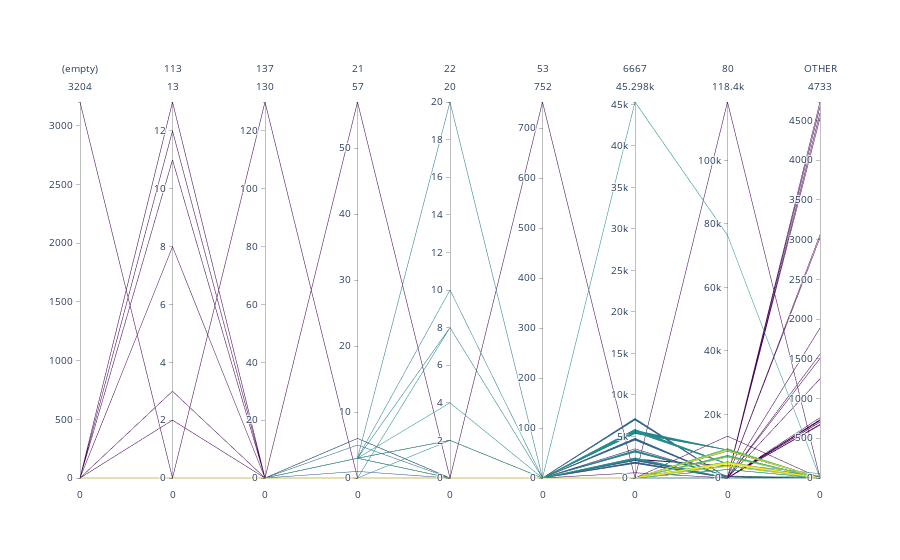

This figure's notebook cell:
### Code cell
fig = go.Figure(data=go.Parcoords(
        line = dict(color = ports_cxns_per_ip_pivot["dummy"]),
        dimensions = list(dims)
    )
)
# fig.update_layout(height=350, width=800)
fig.show()

### Figure 1 — Plotly figure (JSON) as saved in the notebook; plotly's stock layout.template omitted (floating-point values rounded to 4 significant figures; data arrays with more than 128 entries replaced by an {"elided": "..."} marker saying what was removed)
{"data": [{"dimensions": [{"label": "(empty)", "range": [0, 3204], "values": {"elided": "3346 int values"}}, {"label": "113", "range": [0, 13], "values": {"elided": "3346 int values"}}, {"label": "137", "range": [0, 130], "values": {"elided": "3346 int values"}}, {"label": "21", "range": [0, 57], "values": {"elided": "3346 int values"}}, {"label": "22", "range": [0, 20], "values": {"elided": "3346 int values"}}, {"label": "53", "range": [0, 752], "values": {"elided": "3346 int values"}}, {"label": "6667", "range": [0, 45298], "values": {"elided": "3346 int values"}}, {"label": "80", "range": [0, 118398], "values": {"elided": "3346 int values"}}, {"label": "OTHER", "range": [0, 4733], "values": {"elided": "3346 int values"}}], "line": {"color": {"elided": "3346 int values"}}, "type": "parcoords"}], "layout": {}}
